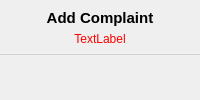
     <widget class="QWidget" name="tab_4">
      <attribute name="title">
       <string>Page</string>
      </attribute>
      <layout class="QVBoxLayout" name="verticalLayout_13">
       <property name="spacing">
        <number>0</number>
       </property>
       <property name="leftMargin">
        <number>0</number>
       </property>
       <property name="topMargin">
        <number>0</number>
       </property>
       <property name="rightMargin">
        <number>0</number>
       </property>
       <property name="bottomMargin">
        <number>0</number>
       </property>
       <item>
        <widget class="QWidget" name="widget_39" native="true">
         <layout class="QVBoxLayout" name="verticalLayout_14">
          <property name="spacing">
           <number>0</number>
          </property>
          <property name="leftMargin">
           <number>0</number>
          </property>
          <property name="topMargin">
           <number>0</number>
          </property>
          <property name="rightMargin">
           <number>0</number>
          </property>
          <property name="bottomMargin">
           <number>0</number>
          </property>
          <item>
           <widget class="QWidget" name="widget_40" native="true">
            <property name="maximumSize">
             <size>
              <width>16777215</width>
              <height>55</height>
             </size>
            </property>
            <property name="styleSheet">
             <string notr="true">border-bottom: 1px solid lightgrey</string>
            </property>
            <layout class="QVBoxLayout" name="verticalLayout_15">
             <item>
              <widget class="QLabel" name="label_30">
               <property name="styleSheet">
                <string notr="true">font-size: 15px;
font-weight: bold;;</string>
               </property>
               <property name="text">
                <string>Add Complaint</string>
               </property>
               <property name="alignment">
                <set>Qt::AlignCenter</set>
               </property>
              </widget>
             </item>
             <item>
              <widget class="QLabel" name="label_31">
               <property name="styleSheet">
                <string notr="true">color: red;</string>
               </property>
               <property name="text">
                <string>TextLabel</string>
               </property>
               <property name="alignment">
                <set>Qt::AlignCenter</set>
               </property>
              </widget>
             </item>
            </layout>
           </widget>
          </item>
          <item>
           <widget class="QWidget" name="widget_41" native="true">
            <widget class="QLabel" name="label_38">
             <property name="geometry">
              <rect>
               <x>400</x>
               <y>30</y>
               <width>91</width>
               <height>16</height>
              </rect>
             </property>
             <property name="text">
              <string>Select Source *: </string>
             </property>
            </widget>
            <widget class="QComboBox" name="comboBox">
             <property name="geometry">
              <rect>
               <x>310</x>
               <y>50</y>
               <width>281</width>
               <height>41</height>
              </rect>
             </property>
            </widget>
            <widget class="QLabel" name="label_39">
             <property name="geometry">
              <rect>
               <x>420</x>
               <y>130</y>
               <width>51</width>
               <height>16</height>
              </rect>
             </property>
             <property name="text">
              <string>Details*:</string>
             </property>
            </widget>
            <widget class="QTextEdit" name="textEdit">
             <property name="geometry">
              <rect>
               <x>70</x>
               <y>150</y>
               <width>741</width>
               <height>221</height>
              </rect>
             </property>
            </widget>
            <widget class="QPushButton" name="pushButton">
             <property name="geometry">
              <rect>
               <x>360</x>
               <y>450</y>
               <width>191</width>
               <height>31</height>
              </rect>
             </property>
             <property name="text">
              <string>Submit Complaint</string>
             </property>
            </widget>
            <widget class="QLabel" name="label_40">
             <property name="geometry">
              <rect>
               <x>110</x>
               <y>410</y>
               <width>691</width>
               <height>20</height>
              </rect>
             </property>
             <property name="styleSheet">
              <string notr="true">color: green</string>
             </property>
             <property name="text">
              <string>Select Source *: </string>
             </property>
             <property name="alignment">
              <set>Qt::AlignCenter</set>
             </property>
            </widget>
           </widget>
          </item>
         </layout>
        </widget>
       </item>
      </layout>
     </widget>
